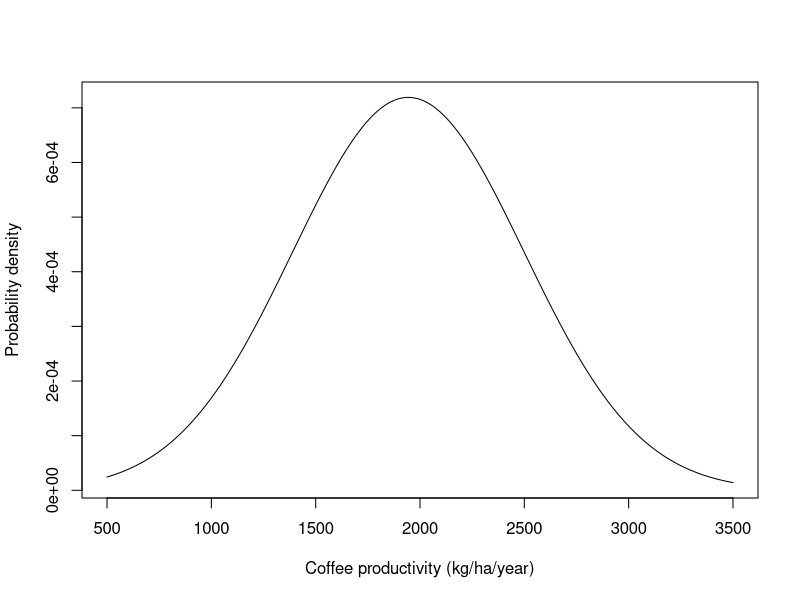
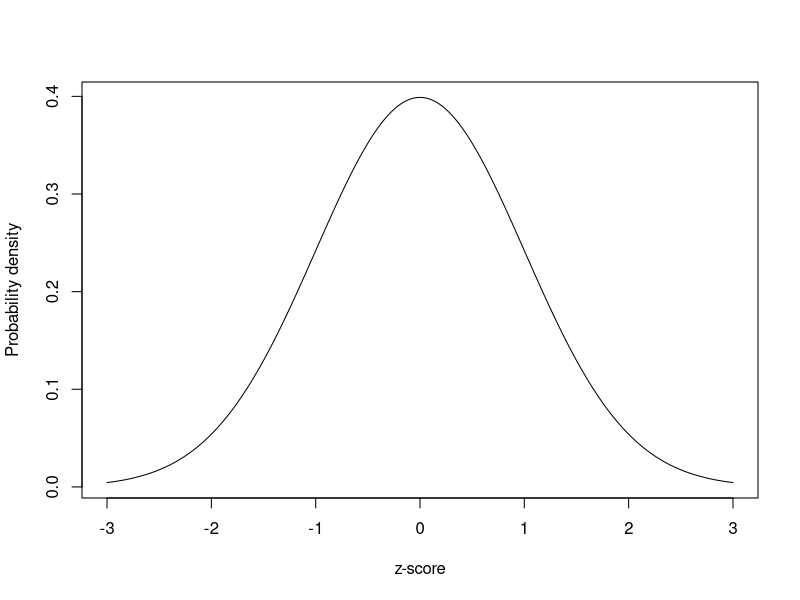
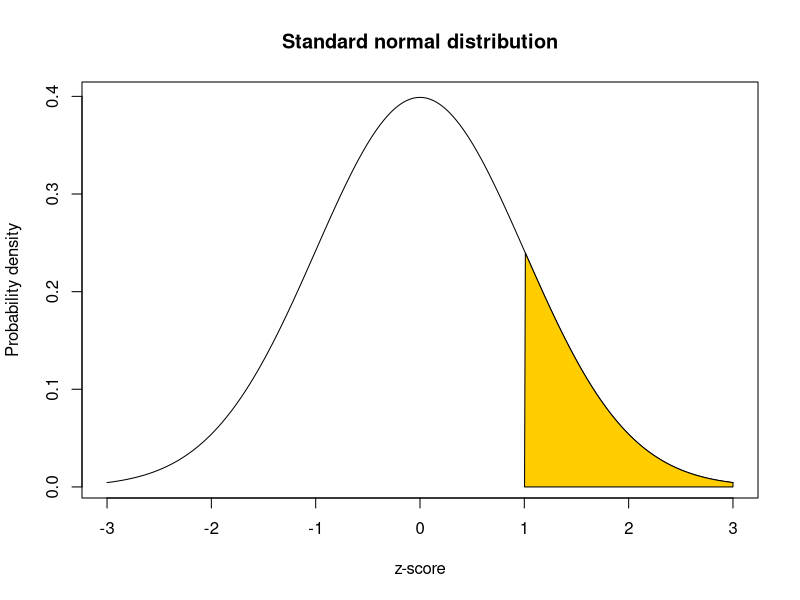
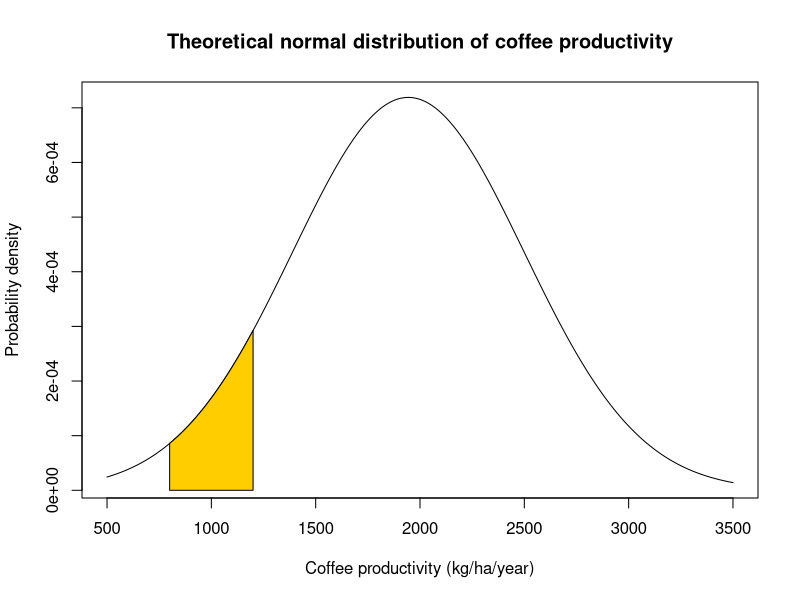
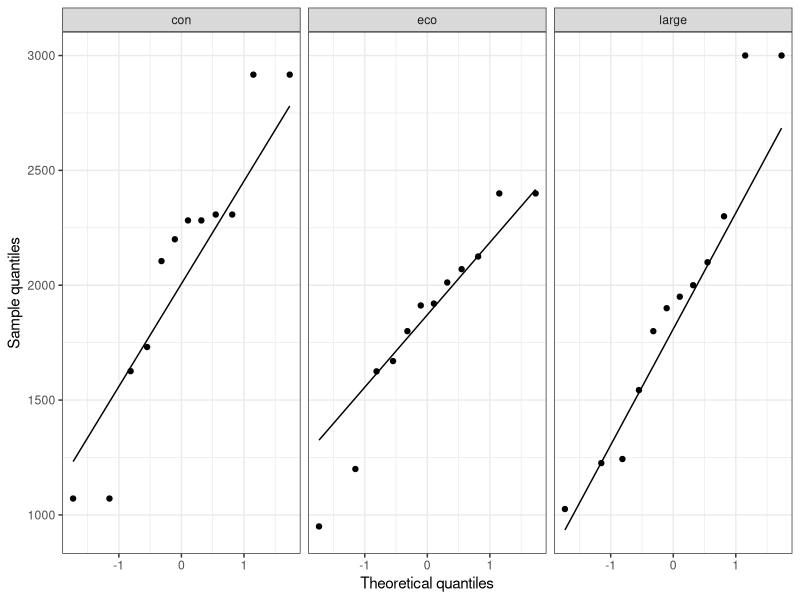
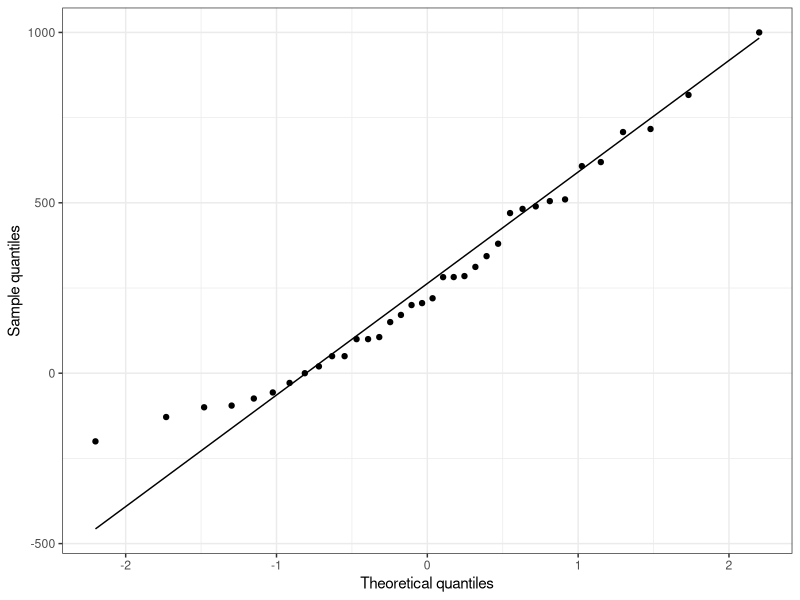
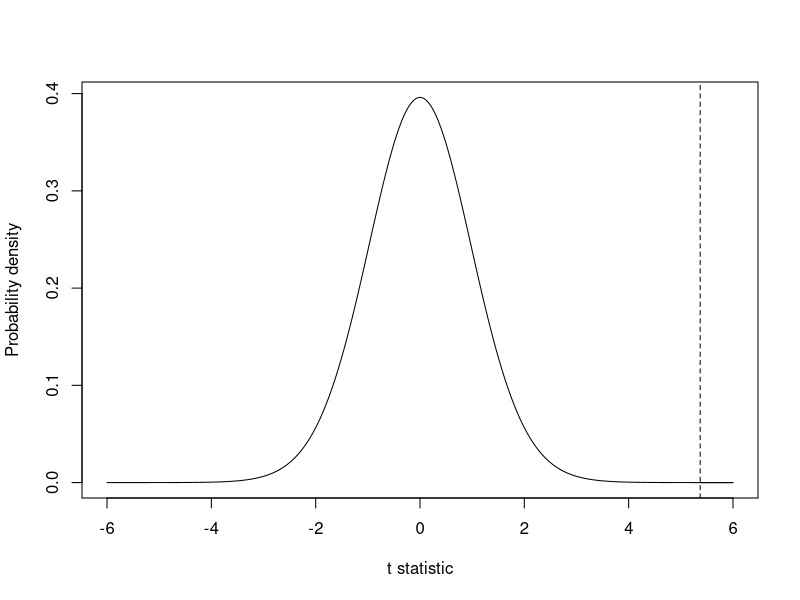
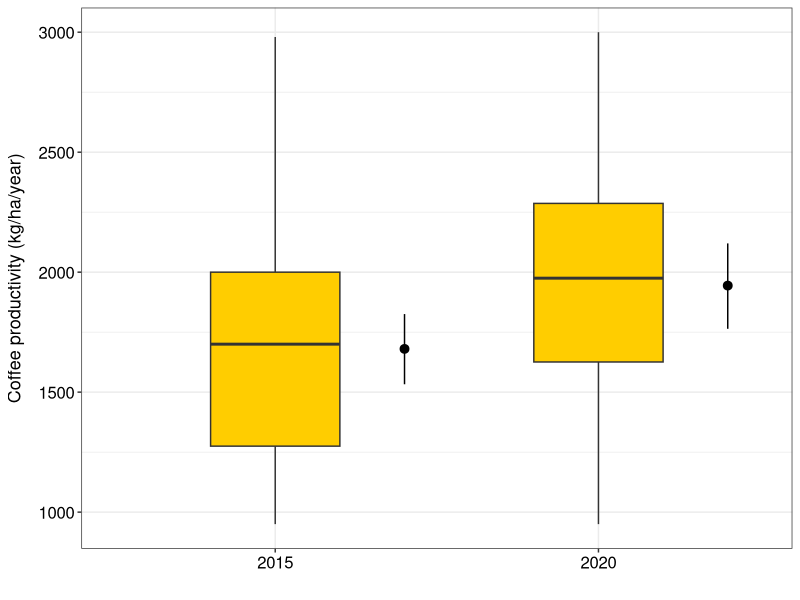

These figures' R source, in order:
## ---- chunk 1
#| eval: true
#| echo: true
#| message: false
#| warning: false

library(readxl)
library(tidyverse)
## ---- chunk 2
#| eval: true
#| echo: true
#| message: false
#| warning: false

#Option 1 (csv file)
data <- read_csv("gss_statistics_master_data_set2.csv")

#Option 2 (Excel file)
data <- read_excel("gss_statistics_master_data_set2.xlsx")
## ---- chunk 3
#| eval: true
#| echo: false
#| warning: false
#| message: false
#| fig-width: 6
#| fig-height: 6
#| fig-align: center
#| fig-cap: "Theoretical normal distribution of coffee productivity"
#| label: fig-theoreticalnormalcoffee

ht <- seq(500,3500,1)
plot(ht,dnorm(ht,mean(data$coffee_prod),sd(data$coffee_prod)),type="l",col="black", ylab="Probability density",xlab="Coffee productivity (kg/ha/year)")
## ---- chunk 4
#| eval: true
#| echo: false
#| warning: false
#| message: false
#| fig-width: 6
#| fig-height: 6
#| fig-align: center
#| fig-cap: "Standard normal distribution"
#| label: fig-standardnormal

ht <- seq(-3,3,0.01)
plot(ht,dnorm(ht,0,1),type="l",col="black", ylab="Probability density",xlab="z-score")
## ---- chunk 5
#| eval: true
#| echo: true
#| message: false
#| warning: false

zscores <- (data$coffee_prod - mean(data$coffee_prod))/sd(data$coffee_prod)
## ---- chunk 6
#| eval: true
#| echo: true
#| message: false
#| warning: false

zscore <- (2500 - mean(data$coffee_prod))/sd(data$coffee_prod)
## ---- chunk 7
#| eval: true
#| echo: false
#| warning: false
#| message: false
#| fig-width: 6
#| fig-height: 6
#| fig-align: center
#| fig-cap: "Standard normal distribution. The area under the curve highlighted in yellow is the probability of a value of the standard normal taking a value at least as large as the calculated z-score."
#| label: fig-standardnormalwitharea1

ht <- seq(-3,3,0.01)
pd <- dnorm(ht,0,1)

plot(ht,dnorm(ht,0,1),type="l",col="black", ylab="Probability density", xlab="z-score", main="Standard normal distribution")
xv <- ht[ht>=zscore]
yv <- pd[ht>=zscore]
xv <- c(xv,3,zscore)
yv <- c(yv,0,0)
polygon(xv,yv,col="#FFCD00")
## ---- chunk 8
#| eval: true
#| echo: true
#| warning: false
#| message: false
#| output: false

#Option 1
pnorm(zscore, lower.tail = FALSE)

#Option 2
1-pnorm(zscore, lower.tail = TRUE)
## ---- chunk 9
#| eval: true
#| echo: false
#| warning: false
#| message: false
#| fig-width: 6
#| fig-height: 6
#| fig-align: center
#| fig-cap: "Theoretical normal distribution of coffee productivity. The area under the curve highlighted in yellow is the probability that a randomly selected farm has a coffee productivity comprised between 800 and 1200 kg/ha/year."
#| label: fig-theoreticalnormalwitharea1

low_z <- (800 - mean(data$coffee_prod))/sd(data$coffee_prod)
high_z <- (1200 - mean(data$coffee_prod))/sd(data$coffee_prod)

ht <- seq(500,3500,1)
pd <- dnorm(ht,mean(data$coffee_prod),sd(data$coffee_prod))

plot(ht,dnorm(ht,mean(data$coffee_prod),sd(data$coffee_prod)),type="l", col="black", ylab="Probability density", xlab="Coffee productivity (kg/ha/year)", main="Theoretical normal distribution of coffee productivity")
xv <- ht[ht>=800 & ht <= 1200]
yv <- pd[ht>=800 & ht <= 1200]
xv <- c(xv,1200,800)
yv <- c(yv,0,0)
polygon(xv,yv,col="#FFCD00")
## ---- chunk 10
#| eval: true
#| echo: true
#| warning: false
#| message: false
#| output: false

#Calculate z-scores
low_z <- (800 - mean(data$coffee_prod))/sd(data$coffee_prod)
high_z <- (1200 - mean(data$coffee_prod))/sd(data$coffee_prod)

#Calculate tail probabilities
p_low_z <- pnorm(low_z, lower.tail = TRUE)
p_high_z <- pnorm(high_z, lower.tail = TRUE)

#Calculate the probability that a randomly selected farm has a coffee productivity comprised between 800 and 1200 kg/ha/year
p_high_z - p_low_z
## ---- chunk 11
#| eval: true
#| echo: true
#| message: false
#| warning: false

#Filter data for con farms
data_con <- dplyr::filter(data, farm_type == "con")

#Shapiro-Wilk's test
shapiro.test(data_con$coffee_prod)
## ---- chunk 12
#| eval: true
#| echo: true
#| message: false
#| warning: false

#Filter data for eco farms
data_eco <- dplyr::filter(data, farm_type == "eco")

#Shapiro-Wilk's test
shapiro.test(data_eco$coffee_prod)
## ---- chunk 13
#| eval: true
#| echo: true
#| message: false
#| warning: false

#Filter data for con farms
data_large <- dplyr::filter(data, farm_type == "large")

#Shapiro-Wilk's test
shapiro.test(data_large$coffee_prod)
## ---- chunk 14
#| eval: true
#| echo: true
#| message: false
#| warning: false
#| fig-align: center
#| fig-height: 4

ggplot(data, aes(sample = coffee_prod)) +
  stat_qq() +
  stat_qq_line() +
  facet_wrap(~ farm_type) +
  theme_bw() +
  xlab("Theoretical quantiles")+
  ylab("Sample quantiles")
## ---- chunk 15
#| eval: true
#| echo: true
#| message: false
#| warning: false

#Calculate the number of observations for each farm type
n_con <- nrow(dplyr::filter(data, farm_type == "con"))
n_eco <- nrow(dplyr::filter(data, farm_type == "eco"))
n_large <- nrow(dplyr::filter(data, farm_type == "large"))

#Calculate the mean value of coffee productivity in each farm type
mean_con <- mean(dplyr::filter(data, farm_type == "con")$coffee_prod)
mean_eco <- mean(dplyr::filter(data, farm_type == "eco")$coffee_prod)
mean_large <- mean(dplyr::filter(data, farm_type == "large")$coffee_prod)

#Calculate the standard deviation value of coffee productivity in each farm type
sd_con <- sd(dplyr::filter(data, farm_type == "con")$coffee_prod)
sd_eco <- sd(dplyr::filter(data, farm_type == "eco")$coffee_prod)
sd_large <- sd(dplyr::filter(data, farm_type == "large")$coffee_prod)

#Calculate lower limits of 95% CI for each farm type
low_CI_con <- mean_con - qt(0.975, n_con-1)*sd_con/sqrt(n_con)
low_CI_eco <- mean_eco - qt(0.975, n_eco-1)*sd_eco/sqrt(n_eco)
low_CI_large <- mean_large - qt(0.975, n_large-1)*sd_large/sqrt(n_large)

#Calculate upper limits of 95% CI for each farm type
up_CI_con <- mean_con + qt(0.975, n_con-1)*sd_con/sqrt(n_con)
up_CI_eco <- mean_eco + qt(0.975, n_eco-1)*sd_eco/sqrt(n_eco)
up_CI_large <- mean_large + qt(0.975, n_large-1)*sd_large/sqrt(n_large)
## ---- chunk 16
#| eval: true
#| echo: true
#| message: false
#| warning: false

data$coffee_prod_diff <- data$coffee_prod - data$coffee_prod_past
## ---- chunk 17
#| eval: true
#| echo: true
#| message: false
#| warning: false

shapiro.test(data$coffee_prod_diff)
## ---- chunk 18
#| eval: true
#| echo: true
#| message: false
#| warning: false
#| fig-align: center
#| fig-height: 5
#| fig-width: 5

ggplot(data, aes(sample = coffee_prod_diff)) +
  stat_qq() +
  stat_qq_line() +
  theme_bw() +
  xlab("Theoretical quantiles")+
  ylab("Sample quantiles")
## ---- chunk 19
#| eval: true
#| echo: true
#| message: false
#| warning: false

data_bartlett <- data.frame(x = c(data$coffee_prod_past, data$coffee_prod),
                            g = rep(c(2015, 2020), each=nrow(data)))
## ---- chunk 20
#| eval: true
#| echo: true
#| message: false
#| warning: false

bartlett.test(x = data_bartlett$x,
              g = data_bartlett$g)
## ---- chunk 21
#| eval: true
#| echo: true
#| message: false
#| warning: false

t <- mean(data$coffee_prod_diff)/(sd(data$coffee_prod_diff)/sqrt(nrow(data)))
## ---- chunk 22
#| eval: true
#| echo: false
#| warning: false
#| message: false
#| fig-width: 6
#| fig-height: 6
#| fig-align: center
#| fig-cap: "Student's t distribution with 35 degrees of freedom. The vertical dashed line shows the value of the observed t statistic (paired t-test)."
#| label: fig-studentdistribution

ht <- seq(-6,6,0.01)
pd <- dt(ht,df=35)

plot(ht,dt(ht,df=35),type="l",col="black", ylab="Probability density", xlab="t statistic")
xv <- ht[ht>=t]
yv <- pd[ht>=t]
xv <- c(xv,6,t)
yv <- c(yv,0,0)
polygon(xv,yv,col="#FFCD00")
abline(v=t, lty=2)
## ---- chunk 23
#| eval: true
#| echo: true
#| message: false
#| warning: false

p <- pt(t, df=nrow(data)-1, lower.tail=FALSE)
## ---- chunk 24
#| eval: true
#| echo: true
#| message: false
#| warning: false

t.test(x = data$coffee_prod,
       y = data$coffee_prod_past,
       paired = TRUE,
       alternative = "greater",
       mu = 0,
       var.equal = TRUE)
## ---- chunk 25
#| eval: true
#| echo: false
#| warning: false
#| message: false
#| fig-width: 4
#| fig-height: 4.2
#| fig-align: center
#| fig-cap: "Changes in coffee productivity measured in 2015 and 2020 across 36 farms. Summary statistics shown on the right side of each boxplot show the mean ± 95% CI (n=36)."
#| label: fig-coffee-prod

library(Hmisc)

ggplot(data_bartlett, aes(x=factor(g), y=x))+
    geom_boxplot(width=0.4, fill="#FFCD00")+
    stat_summary(fun.data = "mean_cl_boot", position=position_nudge(x=0.4))+
    theme_bw()+
    xlab("")+
    ylab("Coffee productivity (kg/ha/year)")+
    theme(axis.text = element_text(color="black", size=12),
          axis.title.y = element_text(margin=margin(r=10), size=13))
